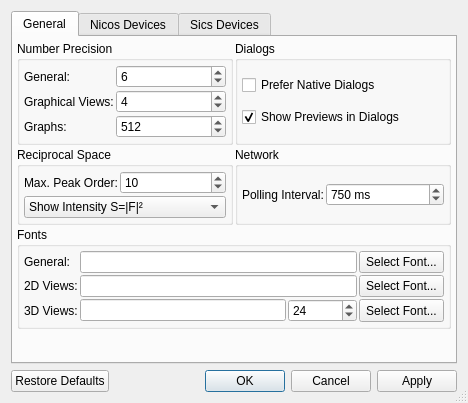
<?xml version="1.0" encoding="UTF-8"?>
<ui version="4.0">
 <class>SettingsDlg</class>
 <widget class="QDialog" name="SettingsDlg">
  <property name="geometry">
   <rect>
    <x>0</x>
    <y>0</y>
    <width>468</width>
    <height>403</height>
   </rect>
  </property>
  <property name="windowTitle">
   <string>Settings</string>
  </property>
  <property name="sizeGripEnabled">
   <bool>true</bool>
  </property>
  <layout class="QGridLayout" name="gridLayout">
   <item row="2" column="0">
    <widget class="QDialogButtonBox" name="buttonBox">
     <property name="orientation">
      <enum>Qt::Horizontal</enum>
     </property>
     <property name="standardButtons">
      <set>QDialogButtonBox::Apply|QDialogButtonBox::Cancel|QDialogButtonBox::Ok|QDialogButtonBox::RestoreDefaults</set>
     </property>
    </widget>
   </item>
   <item row="0" column="0">
    <widget class="QTabWidget" name="tabWidget">
     <property name="currentIndex">
      <number>0</number>
     </property>
     <widget class="QWidget" name="tab">
      <attribute name="title">
       <string>General</string>
      </attribute>
      <layout class="QGridLayout" name="gridLayout_4">
       <property name="margin">
        <number>4</number>
       </property>
       <property name="spacing">
        <number>2</number>
       </property>
       <item row="1" column="0">
        <widget class="QGroupBox" name="groupBox_4">
         <property name="title">
          <string>Reciprocal Space</string>
         </property>
         <layout class="QGridLayout" name="gridLayout_7">
          <property name="margin">
           <number>4</number>
          </property>
          <property name="spacing">
           <number>2</number>
          </property>
          <item row="0" column="1">
           <widget class="QSpinBox" name="spinBragg">
            <property name="minimum">
             <number>1</number>
            </property>
            <property name="value">
             <number>10</number>
            </property>
           </widget>
          </item>
          <item row="0" column="0">
           <widget class="QLabel" name="label_16">
            <property name="sizePolicy">
             <sizepolicy hsizetype="Fixed" vsizetype="Preferred">
              <horstretch>0</horstretch>
              <verstretch>0</verstretch>
             </sizepolicy>
            </property>
            <property name="text">
             <string>Max. Peak Order:</string>
            </property>
           </widget>
          </item>
          <item row="1" column="0" colspan="2">
           <widget class="QComboBox" name="comboSFact">
            <property name="sizePolicy">
             <sizepolicy hsizetype="Minimum" vsizetype="Fixed">
              <horstretch>0</horstretch>
              <verstretch>0</verstretch>
             </sizepolicy>
            </property>
            <property name="toolTip">
             <string>Structure Factor</string>
            </property>
            <property name="currentIndex">
             <number>1</number>
            </property>
            <item>
             <property name="text">
              <string>Show Structure Factor |F|</string>
             </property>
            </item>
            <item>
             <property name="text">
              <string>Show Intensity S=|F|²</string>
             </property>
            </item>
           </widget>
          </item>
         </layout>
        </widget>
       </item>
       <item row="0" column="0">
        <widget class="QGroupBox" name="groupBox_6">
         <property name="title">
          <string>Number Precision</string>
         </property>
         <layout class="QGridLayout" name="gridLayout_5">
          <property name="margin">
           <number>4</number>
          </property>
          <property name="spacing">
           <number>2</number>
          </property>
          <item row="1" column="1">
           <widget class="QSpinBox" name="spinPrecGfx">
            <property name="toolTip">
             <string>Number precision in graphs.</string>
            </property>
            <property name="minimum">
             <number>1</number>
            </property>
            <property name="maximum">
             <number>16</number>
            </property>
            <property name="value">
             <number>4</number>
            </property>
           </widget>
          </item>
          <item row="0" column="0">
           <widget class="QLabel" name="label_19">
            <property name="sizePolicy">
             <sizepolicy hsizetype="Fixed" vsizetype="Preferred">
              <horstretch>0</horstretch>
              <verstretch>0</verstretch>
             </sizepolicy>
            </property>
            <property name="text">
             <string>General:</string>
            </property>
           </widget>
          </item>
          <item row="1" column="0">
           <widget class="QLabel" name="label_20">
            <property name="sizePolicy">
             <sizepolicy hsizetype="Fixed" vsizetype="Preferred">
              <horstretch>0</horstretch>
              <verstretch>0</verstretch>
             </sizepolicy>
            </property>
            <property name="text">
             <string>Graphical Views:</string>
            </property>
           </widget>
          </item>
          <item row="0" column="1">
           <widget class="QSpinBox" name="spinPrecGen">
            <property name="toolTip">
             <string>General number precision.</string>
            </property>
            <property name="minimum">
             <number>1</number>
            </property>
            <property name="maximum">
             <number>16</number>
            </property>
            <property name="value">
             <number>6</number>
            </property>
           </widget>
          </item>
          <item row="2" column="0">
           <widget class="QLabel" name="label_17">
            <property name="text">
             <string>Graphs:</string>
            </property>
           </widget>
          </item>
          <item row="2" column="1">
           <widget class="QSpinBox" name="spinPtsGfx">
            <property name="toolTip">
             <string>Number of points to draw in graphs.</string>
            </property>
            <property name="maximum">
             <number>99999</number>
            </property>
            <property name="value">
             <number>512</number>
            </property>
           </widget>
          </item>
         </layout>
        </widget>
       </item>
       <item row="3" column="0" colspan="2">
        <widget class="QGroupBox" name="groupBox_8">
         <property name="title">
          <string>Fonts</string>
         </property>
         <layout class="QGridLayout" name="gridLayout_8">
          <property name="margin">
           <number>4</number>
          </property>
          <property name="spacing">
           <number>2</number>
          </property>
          <item row="0" column="0">
           <widget class="QLabel" name="label_23">
            <property name="sizePolicy">
             <sizepolicy hsizetype="Preferred" vsizetype="Preferred">
              <horstretch>0</horstretch>
              <verstretch>0</verstretch>
             </sizepolicy>
            </property>
            <property name="text">
             <string>General:</string>
            </property>
           </widget>
          </item>
          <item row="0" column="1" colspan="2">
           <widget class="QLineEdit" name="editGenFont">
            <property name="sizePolicy">
             <sizepolicy hsizetype="Expanding" vsizetype="Fixed">
              <horstretch>1</horstretch>
              <verstretch>0</verstretch>
             </sizepolicy>
            </property>
            <property name="toolTip">
             <string>Font.</string>
            </property>
            <property name="text">
             <string/>
            </property>
            <property name="readOnly">
             <bool>true</bool>
            </property>
           </widget>
          </item>
          <item row="0" column="3">
           <widget class="QToolButton" name="btnGenFont">
            <property name="sizePolicy">
             <sizepolicy hsizetype="Fixed" vsizetype="Preferred">
              <horstretch>0</horstretch>
              <verstretch>0</verstretch>
             </sizepolicy>
            </property>
            <property name="text">
             <string>Select Font...</string>
            </property>
           </widget>
          </item>
          <item row="1" column="0">
           <widget class="QLabel" name="label_22">
            <property name="sizePolicy">
             <sizepolicy hsizetype="Preferred" vsizetype="Preferred">
              <horstretch>0</horstretch>
              <verstretch>0</verstretch>
             </sizepolicy>
            </property>
            <property name="text">
             <string>2D Views:</string>
            </property>
           </widget>
          </item>
          <item row="1" column="1" colspan="2">
           <widget class="QLineEdit" name="editGfxFont">
            <property name="sizePolicy">
             <sizepolicy hsizetype="Expanding" vsizetype="Fixed">
              <horstretch>1</horstretch>
              <verstretch>0</verstretch>
             </sizepolicy>
            </property>
            <property name="toolTip">
             <string>Font.</string>
            </property>
            <property name="text">
             <string/>
            </property>
            <property name="readOnly">
             <bool>true</bool>
            </property>
           </widget>
          </item>
          <item row="1" column="3">
           <widget class="QToolButton" name="btnGfxFont">
            <property name="sizePolicy">
             <sizepolicy hsizetype="Fixed" vsizetype="Preferred">
              <horstretch>0</horstretch>
              <verstretch>0</verstretch>
             </sizepolicy>
            </property>
            <property name="text">
             <string>Select Font...</string>
            </property>
           </widget>
          </item>
          <item row="2" column="0">
           <widget class="QLabel" name="label_18">
            <property name="sizePolicy">
             <sizepolicy hsizetype="Preferred" vsizetype="Preferred">
              <horstretch>0</horstretch>
              <verstretch>0</verstretch>
             </sizepolicy>
            </property>
            <property name="text">
             <string>3D Views:</string>
            </property>
           </widget>
          </item>
          <item row="2" column="1">
           <widget class="QLineEdit" name="editGLFont">
            <property name="sizePolicy">
             <sizepolicy hsizetype="Expanding" vsizetype="Fixed">
              <horstretch>3</horstretch>
              <verstretch>0</verstretch>
             </sizepolicy>
            </property>
            <property name="toolTip">
             <string>Font file.</string>
            </property>
            <property name="text">
             <string/>
            </property>
            <property name="readOnly">
             <bool>false</bool>
            </property>
           </widget>
          </item>
          <item row="2" column="2">
           <widget class="QSpinBox" name="spinGLFont">
            <property name="sizePolicy">
             <sizepolicy hsizetype="Minimum" vsizetype="Fixed">
              <horstretch>1</horstretch>
              <verstretch>0</verstretch>
             </sizepolicy>
            </property>
            <property name="toolTip">
             <string>Font size.</string>
            </property>
            <property name="prefix">
             <string/>
            </property>
            <property name="minimum">
             <number>1</number>
            </property>
            <property name="value">
             <number>24</number>
            </property>
           </widget>
          </item>
          <item row="2" column="3">
           <widget class="QToolButton" name="btnGLFont">
            <property name="sizePolicy">
             <sizepolicy hsizetype="Fixed" vsizetype="Preferred">
              <horstretch>0</horstretch>
              <verstretch>0</verstretch>
             </sizepolicy>
            </property>
            <property name="text">
             <string>Select Font...</string>
            </property>
           </widget>
          </item>
         </layout>
        </widget>
       </item>
       <item row="1" column="1">
        <widget class="QGroupBox" name="groupBox_7">
         <property name="title">
          <string>Network</string>
         </property>
         <layout class="QGridLayout" name="gridLayout_6">
          <property name="margin">
           <number>4</number>
          </property>
          <property name="spacing">
           <number>2</number>
          </property>
          <item row="0" column="0">
           <widget class="QLabel" name="label_21">
            <property name="sizePolicy">
             <sizepolicy hsizetype="Fixed" vsizetype="Preferred">
              <horstretch>0</horstretch>
              <verstretch>0</verstretch>
             </sizepolicy>
            </property>
            <property name="text">
             <string>Polling Interval:</string>
            </property>
           </widget>
          </item>
          <item row="0" column="1">
           <widget class="QSpinBox" name="spinNetPoll">
            <property name="sizePolicy">
             <sizepolicy hsizetype="Preferred" vsizetype="Fixed">
              <horstretch>0</horstretch>
              <verstretch>0</verstretch>
             </sizepolicy>
            </property>
            <property name="suffix">
             <string> ms</string>
            </property>
            <property name="maximum">
             <number>100000</number>
            </property>
            <property name="singleStep">
             <number>50</number>
            </property>
            <property name="value">
             <number>750</number>
            </property>
           </widget>
          </item>
         </layout>
        </widget>
       </item>
       <item row="0" column="1">
        <widget class="QGroupBox" name="groupBox_5">
         <property name="title">
          <string>Dialogs</string>
         </property>
         <layout class="QGridLayout" name="gridLayout_3">
          <property name="margin">
           <number>4</number>
          </property>
          <property name="spacing">
           <number>2</number>
          </property>
          <item row="1" column="0" colspan="2">
           <widget class="QCheckBox" name="checkPreview">
            <property name="text">
             <string>Show Previews in Dialogs</string>
            </property>
            <property name="checked">
             <bool>true</bool>
            </property>
           </widget>
          </item>
          <item row="0" column="0">
           <widget class="QCheckBox" name="checkNativeDlg">
            <property name="text">
             <string>Prefer Native Dialogs</string>
            </property>
           </widget>
          </item>
         </layout>
        </widget>
       </item>
       <item row="4" column="0" colspan="2">
        <spacer name="verticalSpacer">
         <property name="orientation">
          <enum>Qt::Vertical</enum>
         </property>
         <property name="sizeHint" stdset="0">
          <size>
           <width>20</width>
           <height>40</height>
          </size>
         </property>
        </spacer>
       </item>
      </layout>
     </widget>
     <widget class="QWidget" name="tabNetDevices">
      <attribute name="title">
       <string>Nicos Devices</string>
      </attribute>
      <layout class="QGridLayout" name="gridLayout_2">
       <property name="margin">
        <number>4</number>
       </property>
       <property name="spacing">
        <number>2</number>
       </property>
       <item row="1" column="2">
        <widget class="QGroupBox" name="groupBox_3">
         <property name="title">
          <string>Analyser</string>
         </property>
         <layout class="QFormLayout" name="formLayout_2">
          <property name="horizontalSpacing">
           <number>2</number>
          </property>
          <property name="verticalSpacing">
           <number>2</number>
          </property>
          <property name="margin">
           <number>4</number>
          </property>
          <item row="0" column="0">
           <widget class="QLabel" name="label_9">
            <property name="text">
             <string>Theta:</string>
            </property>
           </widget>
          </item>
          <item row="0" column="1">
           <widget class="QLineEdit" name="editAnaTheta">
            <property name="text">
             <string/>
            </property>
           </widget>
          </item>
          <item row="1" column="0">
           <widget class="QLabel" name="label_10">
            <property name="text">
             <string>2Theta:</string>
            </property>
           </widget>
          </item>
          <item row="1" column="1">
           <widget class="QLineEdit" name="editAna2Theta">
            <property name="text">
             <string/>
            </property>
           </widget>
          </item>
          <item row="2" column="0">
           <widget class="QLabel" name="label_11">
            <property name="text">
             <string>d-Spacing:</string>
            </property>
           </widget>
          </item>
          <item row="2" column="1">
           <widget class="QLineEdit" name="editAnaD">
            <property name="text">
             <string/>
            </property>
           </widget>
          </item>
         </layout>
        </widget>
       </item>
       <item row="0" column="2">
        <widget class="QGroupBox" name="groupBox_2">
         <property name="title">
          <string>Monochromator</string>
         </property>
         <layout class="QFormLayout" name="formLayout">
          <property name="horizontalSpacing">
           <number>2</number>
          </property>
          <property name="verticalSpacing">
           <number>2</number>
          </property>
          <property name="margin">
           <number>4</number>
          </property>
          <item row="0" column="0">
           <widget class="QLabel" name="label_6">
            <property name="text">
             <string>Theta:</string>
            </property>
           </widget>
          </item>
          <item row="0" column="1">
           <widget class="QLineEdit" name="editMonoTheta">
            <property name="text">
             <string/>
            </property>
           </widget>
          </item>
          <item row="1" column="0">
           <widget class="QLabel" name="label_7">
            <property name="text">
             <string>2Theta:</string>
            </property>
           </widget>
          </item>
          <item row="1" column="1">
           <widget class="QLineEdit" name="editMono2Theta">
            <property name="text">
             <string/>
            </property>
           </widget>
          </item>
          <item row="2" column="0">
           <widget class="QLabel" name="label_8">
            <property name="text">
             <string>d-Spacing:</string>
            </property>
           </widget>
          </item>
          <item row="2" column="1">
           <widget class="QLineEdit" name="editMonoD">
            <property name="text">
             <string/>
            </property>
           </widget>
          </item>
         </layout>
        </widget>
       </item>
       <item row="0" column="0" rowspan="3">
        <widget class="QGroupBox" name="groupBox">
         <property name="title">
          <string>Sample</string>
         </property>
         <layout class="QFormLayout" name="formLayout_3">
          <property name="horizontalSpacing">
           <number>2</number>
          </property>
          <property name="verticalSpacing">
           <number>2</number>
          </property>
          <property name="margin">
           <number>4</number>
          </property>
          <item row="0" column="0">
           <widget class="QLabel" name="label">
            <property name="text">
             <string>Name:</string>
            </property>
           </widget>
          </item>
          <item row="0" column="1">
           <widget class="QLineEdit" name="editSampleName"/>
          </item>
          <item row="1" column="0">
           <widget class="QLabel" name="label_2">
            <property name="text">
             <string>Lattice:</string>
            </property>
           </widget>
          </item>
          <item row="1" column="1">
           <widget class="QLineEdit" name="editSampleLattice">
            <property name="text">
             <string/>
            </property>
           </widget>
          </item>
          <item row="2" column="0">
           <widget class="QLabel" name="label_3">
            <property name="text">
             <string>Angles:</string>
            </property>
           </widget>
          </item>
          <item row="2" column="1">
           <widget class="QLineEdit" name="editSampleAngles">
            <property name="text">
             <string/>
            </property>
           </widget>
          </item>
          <item row="3" column="0">
           <widget class="QLabel" name="label_4">
            <property name="text">
             <string>Orient. 1:</string>
            </property>
           </widget>
          </item>
          <item row="3" column="1">
           <widget class="QLineEdit" name="editSampleOrient1">
            <property name="text">
             <string/>
            </property>
           </widget>
          </item>
          <item row="4" column="0">
           <widget class="QLabel" name="label_5">
            <property name="text">
             <string>Orient. 2:</string>
            </property>
           </widget>
          </item>
          <item row="4" column="1">
           <widget class="QLineEdit" name="editSampleOrient2">
            <property name="text">
             <string/>
            </property>
           </widget>
          </item>
          <item row="5" column="0">
           <widget class="QLabel" name="label_12">
            <property name="text">
             <string>Spacegroup:</string>
            </property>
           </widget>
          </item>
          <item row="5" column="1">
           <widget class="QLineEdit" name="editSampleSG">
            <property name="text">
             <string/>
            </property>
           </widget>
          </item>
          <item row="6" column="0">
           <widget class="QLabel" name="label_14">
            <property name="text">
             <string>Theta:</string>
            </property>
           </widget>
          </item>
          <item row="6" column="1">
           <widget class="QLineEdit" name="editSampleTheta">
            <property name="text">
             <string/>
            </property>
           </widget>
          </item>
          <item row="7" column="0">
           <widget class="QLabel" name="label_13">
            <property name="text">
             <string>2Theta:</string>
            </property>
           </widget>
          </item>
          <item row="7" column="1">
           <widget class="QLineEdit" name="editSample2Theta">
            <property name="text">
             <string/>
            </property>
           </widget>
          </item>
          <item row="8" column="0">
           <widget class="QLabel" name="label_15">
            <property name="text">
             <string>Psi0:</string>
            </property>
           </widget>
          </item>
          <item row="8" column="1">
           <widget class="QLineEdit" name="editSamplePsi0">
            <property name="text">
             <string/>
            </property>
           </widget>
          </item>
          <item row="10" column="0" colspan="2">
           <widget class="QCheckBox" name="checkFlipOrient2">
            <property name="toolTip">
             <string>Converts Nicos' left-handed coordinate system to Takin's right-handed one.</string>
            </property>
            <property name="text">
             <string>Flip Orientation Vector 2</string>
            </property>
            <property name="checked">
             <bool>true</bool>
            </property>
           </widget>
          </item>
          <item row="9" column="0" colspan="2">
           <widget class="QCheckBox" name="checkSthSttCorr">
            <property name="text">
             <string>Couple Theta-2Theta Axes</string>
            </property>
           </widget>
          </item>
         </layout>
        </widget>
       </item>
       <item row="2" column="2">
        <widget class="QGroupBox" name="groupBox_9">
         <property name="title">
          <string>Counter</string>
         </property>
         <layout class="QFormLayout" name="formLayout_4">
          <property name="horizontalSpacing">
           <number>2</number>
          </property>
          <property name="verticalSpacing">
           <number>2</number>
          </property>
          <property name="margin">
           <number>4</number>
          </property>
          <item row="0" column="0">
           <widget class="QLabel" name="label_24">
            <property name="text">
             <string>Monitor/Timer:</string>
            </property>
           </widget>
          </item>
          <item row="0" column="1">
           <widget class="QLineEdit" name="editCurTime"/>
          </item>
          <item row="1" column="0">
           <widget class="QLabel" name="label_25">
            <property name="text">
             <string>Preset:</string>
            </property>
           </widget>
          </item>
          <item row="1" column="1">
           <widget class="QLineEdit" name="editPreset"/>
          </item>
          <item row="2" column="0">
           <widget class="QLabel" name="label_26">
            <property name="text">
             <string>Counter:</string>
            </property>
           </widget>
          </item>
          <item row="2" column="1">
           <widget class="QLineEdit" name="editCounter"/>
          </item>
         </layout>
        </widget>
       </item>
      </layout>
     </widget>
     <widget class="QWidget" name="tabSicsDevices">
      <attribute name="title">
       <string>Sics Devices</string>
      </attribute>
      <layout class="QGridLayout" name="gridLayout_10">
       <property name="margin">
        <number>4</number>
       </property>
       <property name="spacing">
        <number>2</number>
       </property>
       <item row="0" column="0" rowspan="2">
        <widget class="QGroupBox" name="groupBox_10">
         <property name="sizePolicy">
          <sizepolicy hsizetype="Preferred" vsizetype="Preferred">
           <horstretch>1</horstretch>
           <verstretch>0</verstretch>
          </sizepolicy>
         </property>
         <property name="title">
          <string>Sample</string>
         </property>
         <layout class="QGridLayout" name="gridLayout_9">
          <property name="margin">
           <number>4</number>
          </property>
          <property name="spacing">
           <number>2</number>
          </property>
          <item row="0" column="0">
           <widget class="QLabel" name="label_27">
            <property name="text">
             <string>Lattice:</string>
            </property>
           </widget>
          </item>
          <item row="0" column="1">
           <widget class="QLineEdit" name="edit6_AS">
            <property name="text">
             <string>AS</string>
            </property>
           </widget>
          </item>
          <item row="0" column="2">
           <widget class="QLineEdit" name="edit6_BS">
            <property name="text">
             <string>BS</string>
            </property>
           </widget>
          </item>
          <item row="0" column="3">
           <widget class="QLineEdit" name="edit6_CS">
            <property name="text">
             <string>CS</string>
            </property>
           </widget>
          </item>
          <item row="1" column="0">
           <widget class="QLabel" name="label_28">
            <property name="text">
             <string>Angles:</string>
            </property>
           </widget>
          </item>
          <item row="1" column="1">
           <widget class="QLineEdit" name="edit6_AA">
            <property name="text">
             <string>AA</string>
            </property>
           </widget>
          </item>
          <item row="1" column="2">
           <widget class="QLineEdit" name="edit6_BB">
            <property name="text">
             <string>BB</string>
            </property>
           </widget>
          </item>
          <item row="1" column="3">
           <widget class="QLineEdit" name="edit6_CC">
            <property name="text">
             <string>CC</string>
            </property>
           </widget>
          </item>
          <item row="2" column="0">
           <widget class="QLabel" name="label_29">
            <property name="text">
             <string>Orient. 1:</string>
            </property>
           </widget>
          </item>
          <item row="2" column="1">
           <widget class="QLineEdit" name="edit6_AX">
            <property name="text">
             <string>AX</string>
            </property>
           </widget>
          </item>
          <item row="2" column="2">
           <widget class="QLineEdit" name="edit6_AY">
            <property name="text">
             <string>AY</string>
            </property>
           </widget>
          </item>
          <item row="2" column="3">
           <widget class="QLineEdit" name="edit6_AZ">
            <property name="text">
             <string>AZ</string>
            </property>
           </widget>
          </item>
          <item row="3" column="0">
           <widget class="QLabel" name="label_30">
            <property name="text">
             <string>Orient. 2:</string>
            </property>
           </widget>
          </item>
          <item row="3" column="1">
           <widget class="QLineEdit" name="edit6_BX">
            <property name="text">
             <string>BX</string>
            </property>
           </widget>
          </item>
          <item row="3" column="2">
           <widget class="QLineEdit" name="edit6_BY">
            <property name="text">
             <string>BY</string>
            </property>
           </widget>
          </item>
          <item row="3" column="3">
           <widget class="QLineEdit" name="edit6_BZ">
            <property name="text">
             <string>BZ</string>
            </property>
           </widget>
          </item>
          <item row="4" column="0">
           <widget class="QLabel" name="label_31">
            <property name="text">
             <string>Theta:</string>
            </property>
           </widget>
          </item>
          <item row="4" column="1" colspan="3">
           <widget class="QLineEdit" name="edit6_A3">
            <property name="text">
             <string>A3</string>
            </property>
           </widget>
          </item>
          <item row="5" column="0">
           <widget class="QLabel" name="label_32">
            <property name="text">
             <string>2Theta:</string>
            </property>
           </widget>
          </item>
          <item row="5" column="1" colspan="3">
           <widget class="QLineEdit" name="edit6_A4">
            <property name="text">
             <string>A4</string>
            </property>
           </widget>
          </item>
         </layout>
        </widget>
       </item>
       <item row="0" column="1">
        <widget class="QGroupBox" name="groupBox_11">
         <property name="sizePolicy">
          <sizepolicy hsizetype="Preferred" vsizetype="Preferred">
           <horstretch>1</horstretch>
           <verstretch>0</verstretch>
          </sizepolicy>
         </property>
         <property name="title">
          <string>Monochromator</string>
         </property>
         <layout class="QFormLayout" name="formLayout_5">
          <property name="horizontalSpacing">
           <number>2</number>
          </property>
          <property name="verticalSpacing">
           <number>2</number>
          </property>
          <property name="margin">
           <number>4</number>
          </property>
          <item row="0" column="0">
           <widget class="QLabel" name="label_34">
            <property name="text">
             <string>Theta:</string>
            </property>
           </widget>
          </item>
          <item row="0" column="1">
           <widget class="QLineEdit" name="edit6_A1">
            <property name="text">
             <string>A1</string>
            </property>
           </widget>
          </item>
          <item row="1" column="0">
           <widget class="QLabel" name="label_33">
            <property name="text">
             <string>2Theta:</string>
            </property>
           </widget>
          </item>
          <item row="1" column="1">
           <widget class="QLineEdit" name="edit6_A2">
            <property name="text">
             <string>A2</string>
            </property>
           </widget>
          </item>
          <item row="2" column="0">
           <widget class="QLabel" name="label_35">
            <property name="text">
             <string>d-Spacing:</string>
            </property>
           </widget>
          </item>
          <item row="2" column="1">
           <widget class="QLineEdit" name="edit6_DM">
            <property name="text">
             <string>DM</string>
            </property>
           </widget>
          </item>
         </layout>
        </widget>
       </item>
       <item row="1" column="1" rowspan="2">
        <widget class="QGroupBox" name="groupBox_12">
         <property name="sizePolicy">
          <sizepolicy hsizetype="Preferred" vsizetype="Preferred">
           <horstretch>1</horstretch>
           <verstretch>0</verstretch>
          </sizepolicy>
         </property>
         <property name="title">
          <string>Analyser</string>
         </property>
         <layout class="QFormLayout" name="formLayout_6">
          <property name="horizontalSpacing">
           <number>2</number>
          </property>
          <property name="verticalSpacing">
           <number>2</number>
          </property>
          <property name="margin">
           <number>4</number>
          </property>
          <item row="0" column="0">
           <widget class="QLabel" name="label_36">
            <property name="text">
             <string>Theta:</string>
            </property>
           </widget>
          </item>
          <item row="0" column="1">
           <widget class="QLineEdit" name="edit6_A5">
            <property name="text">
             <string>A5</string>
            </property>
           </widget>
          </item>
          <item row="1" column="0">
           <widget class="QLabel" name="label_38">
            <property name="text">
             <string>2Theta:</string>
            </property>
           </widget>
          </item>
          <item row="1" column="1">
           <widget class="QLineEdit" name="edit6_A6">
            <property name="text">
             <string>A6</string>
            </property>
           </widget>
          </item>
          <item row="2" column="0">
           <widget class="QLabel" name="label_37">
            <property name="text">
             <string>d-Spacing:</string>
            </property>
           </widget>
          </item>
          <item row="2" column="1">
           <widget class="QLineEdit" name="edit6_DA">
            <property name="text">
             <string>DA</string>
            </property>
           </widget>
          </item>
         </layout>
        </widget>
       </item>
       <item row="2" column="0" rowspan="2">
        <widget class="QGroupBox" name="groupBox_13">
         <property name="sizePolicy">
          <sizepolicy hsizetype="Preferred" vsizetype="Preferred">
           <horstretch>1</horstretch>
           <verstretch>0</verstretch>
          </sizepolicy>
         </property>
         <property name="title">
          <string>Counter</string>
         </property>
         <layout class="QFormLayout" name="formLayout_7">
          <property name="horizontalSpacing">
           <number>2</number>
          </property>
          <property name="verticalSpacing">
           <number>2</number>
          </property>
          <property name="margin">
           <number>4</number>
          </property>
          <item row="0" column="0">
           <widget class="QLabel" name="label_39">
            <property name="text">
             <string>Monitor/Timer:</string>
            </property>
           </widget>
          </item>
          <item row="0" column="1">
           <widget class="QLineEdit" name="edit6_CurTime">
            <property name="text">
             <string/>
            </property>
           </widget>
          </item>
          <item row="1" column="0">
           <widget class="QLabel" name="label_40">
            <property name="text">
             <string>Preset:</string>
            </property>
           </widget>
          </item>
          <item row="1" column="1">
           <widget class="QLineEdit" name="edit6_Preset">
            <property name="text">
             <string/>
            </property>
           </widget>
          </item>
          <item row="2" column="0">
           <widget class="QLabel" name="label_41">
            <property name="text">
             <string>Counter:</string>
            </property>
           </widget>
          </item>
          <item row="2" column="1">
           <widget class="QLineEdit" name="edit6_Counter">
            <property name="text">
             <string/>
            </property>
           </widget>
          </item>
         </layout>
        </widget>
       </item>
       <item row="3" column="1" rowspan="2">
        <spacer name="verticalSpacer_2">
         <property name="orientation">
          <enum>Qt::Vertical</enum>
         </property>
         <property name="sizeHint" stdset="0">
          <size>
           <width>20</width>
           <height>40</height>
          </size>
         </property>
        </spacer>
       </item>
       <item row="4" column="0">
        <spacer name="verticalSpacer_3">
         <property name="orientation">
          <enum>Qt::Vertical</enum>
         </property>
         <property name="sizeHint" stdset="0">
          <size>
           <width>20</width>
           <height>23</height>
          </size>
         </property>
        </spacer>
       </item>
      </layout>
     </widget>
    </widget>
   </item>
  </layout>
 </widget>
 <tabstops>
  <tabstop>tabWidget</tabstop>
  <tabstop>spinPrecGen</tabstop>
  <tabstop>spinPrecGfx</tabstop>
  <tabstop>spinPtsGfx</tabstop>
  <tabstop>checkNativeDlg</tabstop>
  <tabstop>checkPreview</tabstop>
  <tabstop>spinBragg</tabstop>
  <tabstop>comboSFact</tabstop>
  <tabstop>spinNetPoll</tabstop>
  <tabstop>editGenFont</tabstop>
  <tabstop>btnGenFont</tabstop>
  <tabstop>editGfxFont</tabstop>
  <tabstop>btnGfxFont</tabstop>
  <tabstop>editGLFont</tabstop>
  <tabstop>spinGLFont</tabstop>
  <tabstop>btnGLFont</tabstop>
  <tabstop>editSampleName</tabstop>
  <tabstop>editSampleLattice</tabstop>
  <tabstop>editSampleAngles</tabstop>
  <tabstop>editSampleOrient1</tabstop>
  <tabstop>editSampleOrient2</tabstop>
  <tabstop>editSampleSG</tabstop>
  <tabstop>editSampleTheta</tabstop>
  <tabstop>editSample2Theta</tabstop>
  <tabstop>editSamplePsi0</tabstop>
  <tabstop>checkSthSttCorr</tabstop>
  <tabstop>checkFlipOrient2</tabstop>
  <tabstop>editMonoTheta</tabstop>
  <tabstop>editMono2Theta</tabstop>
  <tabstop>editMonoD</tabstop>
  <tabstop>editAnaTheta</tabstop>
  <tabstop>editAna2Theta</tabstop>
  <tabstop>editAnaD</tabstop>
  <tabstop>editCurTime</tabstop>
  <tabstop>editPreset</tabstop>
  <tabstop>editCounter</tabstop>
  <tabstop>edit6_AS</tabstop>
  <tabstop>edit6_BS</tabstop>
  <tabstop>edit6_CS</tabstop>
  <tabstop>edit6_AA</tabstop>
  <tabstop>edit6_BB</tabstop>
  <tabstop>edit6_CC</tabstop>
  <tabstop>edit6_AX</tabstop>
  <tabstop>edit6_AY</tabstop>
  <tabstop>edit6_AZ</tabstop>
  <tabstop>edit6_BX</tabstop>
  <tabstop>edit6_BY</tabstop>
  <tabstop>edit6_BZ</tabstop>
  <tabstop>edit6_A3</tabstop>
  <tabstop>edit6_A4</tabstop>
  <tabstop>edit6_A1</tabstop>
  <tabstop>edit6_A2</tabstop>
  <tabstop>edit6_DM</tabstop>
  <tabstop>edit6_A5</tabstop>
  <tabstop>edit6_A6</tabstop>
  <tabstop>edit6_DA</tabstop>
  <tabstop>edit6_CurTime</tabstop>
  <tabstop>edit6_Preset</tabstop>
  <tabstop>edit6_Counter</tabstop>
  <tabstop>buttonBox</tabstop>
 </tabstops>
 <resources/>
 <connections>
  <connection>
   <sender>buttonBox</sender>
   <signal>accepted()</signal>
   <receiver>SettingsDlg</receiver>
   <slot>accept()</slot>
   <hints>
    <hint type="sourcelabel">
     <x>248</x>
     <y>254</y>
    </hint>
    <hint type="destinationlabel">
     <x>157</x>
     <y>274</y>
    </hint>
   </hints>
  </connection>
  <connection>
   <sender>buttonBox</sender>
   <signal>rejected()</signal>
   <receiver>SettingsDlg</receiver>
   <slot>reject()</slot>
   <hints>
    <hint type="sourcelabel">
     <x>316</x>
     <y>260</y>
    </hint>
    <hint type="destinationlabel">
     <x>286</x>
     <y>274</y>
    </hint>
   </hints>
  </connection>
 </connections>
</ui>
